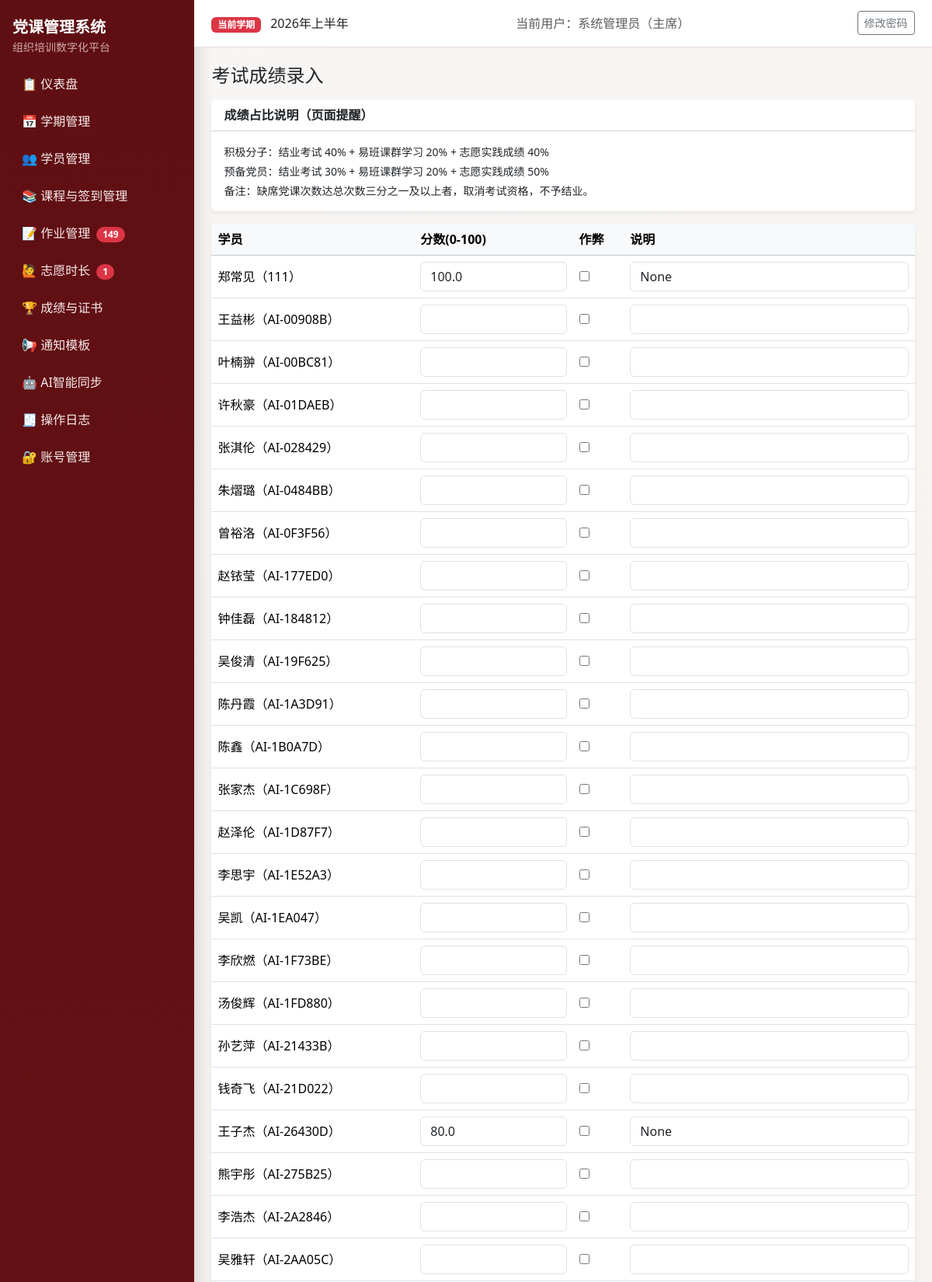
The page /scores/exam (signed in, upper part) on the database its author committed.
### models.py (models this page shows, shortened)
class Semester(db.Model):
    __tablename__ = "semesters"
    id = db.Column(db.Integer, primary_key=True)
    name = db.Column(db.String(100), nullable=False)
    period_code = db.Column(db.String(20), nullable=True)
    period_positive = db.Column(db.String(20), nullable=True)
    period_development = db.Column(db.String(20), nullable=True)
    period_probationary = db.Column(db.String(20), nullable=True)
    year = db.Column(db.Integer, nullable=False)
    status = db.Column(db.String(20), nullable=False, default="active")
    exam_weight = db.Column(db.Integer, nullable=False, default=40)
    attendance_weight = db.Column(db.Integer, nullable=False, default=30)
    assignment_weight = db.Column(db.Integer, nullable=False, default=20)
    volunteer_weight = db.Column(db.Integer, nullable=False, default=10)
    pass_threshold = db.Column(db.Float, nullable=False, default=60.0)
    volunteer_target_hours = db.Column(db.Float, nullable=False, default=0.0)
    min_attendance_sessions = db.Column(db.Integer, nullable=False, default=2)
    created_at = db.Column(db.DateTime, default=datetime.utcnow, nullable=False)
    students = db.relationship("Student", back_populates="semester", cascade="all, delete-orphan")
    course_sessions = db.relationship("CourseSession", back_populates="semester", cascade="all, delete-orphan")
    assignments = db.relationship("Assignment", back_populates="semester", cascade="all, delete-orphan")
    volunteer_records = db.relationship(
        "VolunteerRecord", back_populates="semester", cascade="all, delete-orphan"
    )
    exam_records = db.relationship("ExamRecord", back_populates="semester", cascade="all, delete-orphan")
    final_scores = db.relationship("FinalScore", back_populates="semester", cascade="all, delete-orphan")

class User(UserMixin, db.Model):
    __tablename__ = "users"
    id = db.Column(db.Integer, primary_key=True)
    username = db.Column(db.String(80), unique=True, nullable=False, index=True)
    password_hash = db.Column(db.String(255), nullable=False)
    role = db.Column(db.String(20), nullable=False, default="staff")
    real_name = db.Column(db.String(80), nullable=True)
    created_at = db.Column(db.DateTime, default=datetime.utcnow, nullable=False)

class Student(db.Model):
    __tablename__ = "students"
    __table_args__ = (
        db.UniqueConstraint("semester_id", "student_id", "stage", name="uq_student_semester_student_stage"),
    )
    id = db.Column(db.Integer, primary_key=True)
    semester_id = db.Column(db.Integer, db.ForeignKey("semesters.id"), nullable=False, index=True)
    name = db.Column(db.String(80), nullable=False)
    student_id = db.Column(db.String(50), nullable=False)
    department = db.Column(db.String(120), nullable=True)
    stage = db.Column(db.String(20), nullable=False)
    contact = db.Column(db.String(120), nullable=True)
    group_number = db.Column(db.Integer, nullable=True)
    is_group_leader = db.Column(db.Boolean, nullable=False, default=False)
    status = db.Column(db.String(20), nullable=False, default="在读")
    disqualified_reason = db.Column(db.String(255), nullable=True)
    semester = db.relationship("Semester", back_populates="students")
    attendances = db.relationship("Attendance", back_populates="student", cascade="all, delete-orphan")
    assignments = db.relationship("Assignment", back_populates="student", cascade="all, delete-orphan")
    volunteer_records = db.relationship(
        "VolunteerRecord", back_populates="student", cascade="all, delete-orphan"
    )
    exam_records = db.relationship("ExamRecord", back_populates="student", cascade="all, delete-orphan")
    final_scores = db.relationship("FinalScore", back_populates="student", cascade="all, delete-orphan")

class ExamRecord(db.Model):
    __tablename__ = "exam_records"
    id = db.Column(db.Integer, primary_key=True)
    student_id = db.Column(db.Integer, db.ForeignKey("students.id"), nullable=False, index=True)
    semester_id = db.Column(db.Integer, db.ForeignKey("semesters.id"), nullable=False, index=True)
    score = db.Column(db.Float, nullable=False)
    exam_time = db.Column(db.DateTime, nullable=True)
    is_cheating = db.Column(db.Boolean, nullable=False, default=False)
    cheating_note = db.Column(db.String(255), nullable=True)
    student = db.relationship("Student", back_populates="exam_records")
    semester = db.relationship("Semester", back_populates="exam_records")

### blueprints/scores.py (the view, shortened to what this page needs)
@scores_bp.route("/exam", methods=["GET", "POST"])
@login_required
def exam_input():
	semester = _current_semester()
	if not semester:
		flash("请先激活学期。", "warning")
		return redirect(url_for("semester_bp.list_semesters"))
	students = Student.query.filter_by(semester_id=semester.id).order_by(Student.student_id.asc()).all()
	exam_map = {r.student_id: r for r in ExamRecord.query.filter_by(semester_id=semester.id).all()}
	return render_template("scores/exam.html", students=students, exam_map=exam_map)

### authz.py (called while the page is built)
def normalize_role(role: str | None) -> str:
    value = (role or "staff").strip().lower()
    if value not in ROLE_LABELS:
        return "staff"
    return value

def role_label(role: str | None) -> str:
    return ROLE_LABELS.get(normalize_role(role), "干事")

def can_view_logs(role: str | None) -> bool:
    return normalize_role(role) in {"admin", "minister"}

def can_manage_accounts(role: str | None) -> bool:
    return normalize_role(role) == "admin"

def can_edit_notification_templates(role: str | None) -> bool:
    return normalize_role(role) in {"admin", "minister"}

### blueprints/scores.py (called while the page is built)
def _current_semester():
	return Semester.query.filter_by(status="active").order_by(Semester.id.desc()).first()

### templates/scores/exam.html (shortened to what this page needs)
{% extends "base.html" %}
{% block content %}
<h1 class="h4 mb-3">考试成绩录入</h1>
<div class="card border-0 shadow-sm mb-3">
	<div class="card-header bg-white fw-semibold">成绩占比说明（页面提醒）</div>
	<div class="card-body small">
		<div class="mb-1">积极分子：结业考试 40% + 易班课群学习 20% + 志愿实践成绩 40%</div>
		<div class="mb-1">预备党员：结业考试 30% + 易班课群学习 20% + 志愿实践成绩 50%</div>
		<div>备注：缺席党课次数达总次数三分之一及以上者，取消考试资格，不予结业。</div>
	</div>
</div>
<form method="post" class="card border-0 shadow-sm mb-3"><div class="table-responsive"><table class="table align-middle mb-0"><thead class="table-light"><tr><th>学员</th><th>分数(0-100)</th><th>作弊</th><th>说明</th></tr></thead><tbody>
{% for stu in students %}
{% set rec = exam_map.get(stu.id) %}
<tr><td>{{ stu.name }}（{{ stu.student_id }}）</td><td><input class="form-control" name="score_{{ stu.id }}" type="number" step="0.1" min="0" max="100" value="{{ rec.score if rec else '' }}"></td><td><input type="checkbox" name="cheating_{{ stu.id }}" {% if rec and rec.is_cheating %}checked{% endif %}></td><td><input class="form-control" name="cheat_note_{{ stu.id }}" maxlength="255" value="{{ rec.cheating_note if rec else '' }}"></td></tr>
{% endfor %}
</tbody></table></div></form>
{% endblock %}

### templates/base.html (shortened to what this page needs)
<!doctype html>
<html lang="zh-CN">
<head>
  <link href="https://cdn.jsdelivr.net/npm/bootstrap@5.3.3/dist/css/bootstrap.min.css" rel="stylesheet">
</head>
<body>
  {% if current_user.is_authenticated %}
  <div class="layout">
    <aside class="sidebar d-flex flex-column">
      <div class="mb-3">
        <div class="fw-bold fs-5 text-white">党课管理系统</div>
        <div class="small opacity-75">组织培训数字化平台</div>
      </div>
      <nav class="nav flex-column mb-3">
        <a class="nav-link" href="{{ url_for('auth_bp.dashboard') }}">📋 仪表盘</a>
        <a class="nav-link" href="{{ url_for('semester_bp.list_semesters') }}">📅 学期管理</a>
        <a class="nav-link" href="{{ url_for('students_bp.list_students') }}">👥 学员管理</a>
        <a class="nav-link" href="{{ url_for('courses_bp.list_courses') }}">📚 课程与签到管理</a>
        <a class="nav-link" href="{{ url_for('assignments_bp.assignments_overview') }}">📝 作业管理
          {% if pending_assignment_students > 0 %}
            <span class="badge rounded-pill text-bg-danger ms-1">{{ pending_assignment_students }}</span>
          {% endif %}
        </a>
        <a class="nav-link" href="{{ url_for('volunteers_bp.volunteer_overview') }}">🙋 志愿时长
          {% if pending_volunteer_records > 0 %}
            <span class="badge rounded-pill text-bg-danger ms-1">{{ pending_volunteer_records }}</span>
          {% endif %}
        </a>
        <a class="nav-link" href="{{ url_for('scores_bp.result_overview') }}">🏆 成绩与证书</a>
        <a class="nav-link" href="{{ url_for('notifications_bp.template_list') }}">📢 通知模板</a>
        <a class="nav-link" href="{{ url_for('ai_tools_bp.index') }}">🤖 AI智能同步</a>
        {% if can_view_logs %}
        <a class="nav-link" href="{{ url_for('auth_bp.operation_logs') }}">🧾 操作日志</a>
        {% endif %}
        {% if can_manage_accounts %}
        <a class="nav-link" href="{{ url_for('auth_bp.account_list') }}">🔐 账号管理</a>
        {% endif %}
      </nav>
    </aside>
    <div class="content-wrap">
      <header class="topbar">
        <div>
          <span class="badge text-bg-danger">当前学期</span>
          <span class="ms-2">{{ current_semester.name if current_semester else '未设置激活学期' }}</span>
        </div>
        <div class="text-muted">当前用户：{{ current_user.real_name or current_user.username }}（{{ current_user_role_label }}）</div>
        <div>
          <a class="btn btn-sm btn-outline-secondary" href="{{ url_for('auth_bp.change_password') }}">修改密码</a>
        </div>
      </header>
      <main class="page-content">
        {% block content %}{% endblock %}
      </main>
    </div>
  </div>
  {% else %}
    {% block auth_content %}{% endblock %}
  {% endif %}
</body>
</html>

### templates/base.html (style rules this page uses)
:root { --pc-primary: #9f1d22; --pc-primary-dark: #7f1519; --pc-sidebar-bg: #5f0f13; --pc-sidebar-text: #f6dddd; --pc-bg: #f8f6f4; --pc-card: #ffffff; }
body { background: linear-gradient(135deg, #f8f6f4 0%, #efe7e3 100%); min-height: 100vh; }
.layout { display: flex; min-height: 100vh; }
.sidebar { width: 250px; background: linear-gradient(180deg, var(--pc-sidebar-bg), #7d181d); color: var(--pc-sidebar-text); position: fixed; top: 0; left: 0; bottom: 0; padding: 1.25rem 1rem; box-shadow: 6px 0 20px rgba(0, 0, 0, 0.12); }
.sidebar .nav-link { color: #f8eaea; border-radius: 10px; margin-bottom: 0.4rem; padding: 0.55rem 0.75rem; }
.content-wrap { margin-left: 250px; width: calc(100% - 250px); }
.topbar { background: var(--pc-card); border-bottom: 1px solid #eadfda; padding: 0.9rem 1.4rem; display: flex; justify-content: space-between; align-items: center; position: sticky; top: 0; z-index: 5; }
.page-content { padding: 1.4rem; }

### rows shown on the page
Semester: name "2026年上半年"
User: real_name "系统管理员"
Student: name "郑常见", student_id "111"
ExamRecord: score "100.0", cheating_note "None"
Student: name "王益彬", student_id "AI-00908B"
Student: name "叶楠翀", student_id "AI-00BC81"
Student: name "许秋豪", student_id "AI-01DAEB"
Student: name "张淇伦", student_id "AI-028429"
Student: name "朱熠璐", student_id "AI-0484BB"
Student: name "曾裕洛", student_id "AI-0F3F56"
Student: name "赵铱莹", student_id "AI-177ED0"
Student: name "钟佳磊", student_id "AI-184812"
Student: name "吴俊清", student_id "AI-19F625"
Student: name "陈丹霞", student_id "AI-1A3D91"
Student: name "陈鑫", student_id "AI-1B0A7D"
Student: name "张家杰", student_id "AI-1C698F"
Student: name "赵泽伦", student_id "AI-1D87F7"
Student: name "李思宇", student_id "AI-1E52A3"
Student: name "吴凯", student_id "AI-1EA047"
Student: name "李欣燃", student_id "AI-1F73BE"
Student: name "汤俊辉", student_id "AI-1FD880"
Student: name "孙艺萍", student_id "AI-21433B"
Student: name "钱奇飞", student_id "AI-21D022"
Student: name "王子杰", student_id "AI-26430D"
ExamRecord: score "80.0", cheating_note "None"
Student: name "熊宇彤", student_id "AI-275B25"
Student: name "李浩杰", student_id "AI-2A2846"
Student: name "吴雅轩", student_id "AI-2AA05C"

### other values the page prints
{{ pending_assignment_students }} "149"
{{ pending_volunteer_records }} "1"
{{ current_user_role_label }} "主席"
